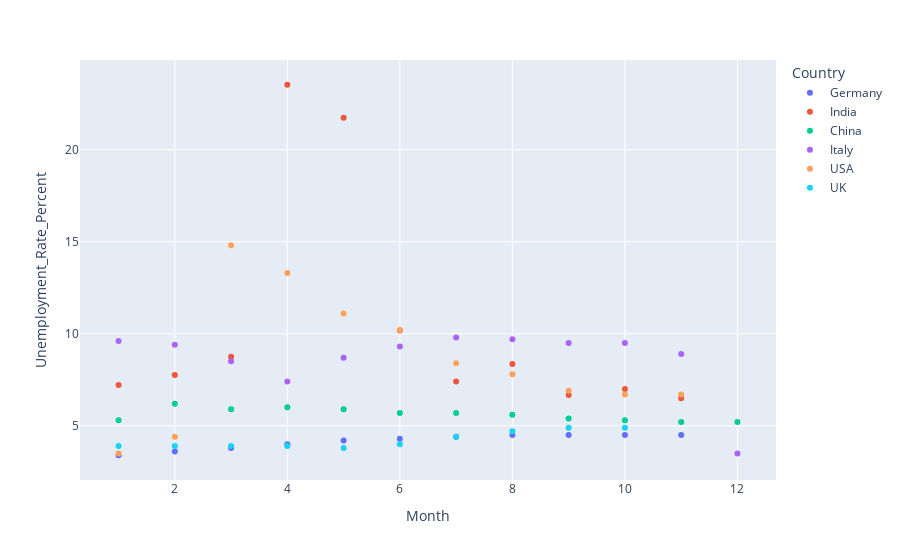

Notebook cell for this chart:
### Code cell
#Plotting unemployment rate 
df_unemployment_copy=df_unemployment
import plotly.express as px
fig = px.scatter(df_unemployment, x="Month", y="Unemployment_Rate_Percent",color="Country",hover_data=['Month', "Unemployment_Rate_Percent"]) #,width=1200, height=900,
fig.show()

### Figure 1 — Plotly figure (JSON) as saved in the notebook; plotly's stock layout.template omitted (floating-point values rounded to 4 significant figures)
{"data": [{"hovertemplate": "Country=Germany<br>Month=%{x}<br>Unemployment_Rate_Percent=%{y}<extra></extra>", "legendgroup": "Germany", "marker": {"color": "#636efa", "symbol": "circle"}, "mode": "markers", "name": "Germany", "orientation": "v", "showlegend": true, "type": "scatter", "x": [1, 2, 3, 4, 5, 6, 7, 8, 9, 10, 11, 12], "xaxis": "x", "y": [3.4, 3.6, 3.8, 4, 4.2, 4.3, 4.4, 4.5, 4.5, 4.5, 4.5, null], "yaxis": "y"}, {"hovertemplate": "Country=India<br>Month=%{x}<br>Unemployment_Rate_Percent=%{y}<extra></extra>", "legendgroup": "India", "marker": {"color": "#EF553B", "symbol": "circle"}, "mode": "markers", "name": "India", "orientation": "v", "showlegend": true, "type": "scatter", "x": [1, 2, 3, 4, 5, 6, 7, 8, 9, 10, 11, 12], "xaxis": "x", "y": [7.22, 7.76, 8.75, 23.52, 21.73, 10.18, 7.4, 8.35, 6.67, 7, 6.5, null], "yaxis": "y"}, {"hovertemplate": "Country=China<br>Month=%{x}<br>Unemployment_Rate_Percent=%{y}<extra></extra>", "legendgroup": "China", "marker": {"color": "#00cc96", "symbol": "circle"}, "mode": "markers", "name": "China", "orientation": "v", "showlegend": true, "type": "scatter", "x": [1, 2, 3, 4, 5, 6, 7, 8, 9, 10, 11, 12], "xaxis": "x", "y": [5.3, 6.2, 5.9, 6, 5.9, 5.7, 5.7, 5.6, 5.4, 5.3, 5.2, 5.2], "yaxis": "y"}, {"hovertemplate": "Country=Italy<br>Month=%{x}<br>Unemployment_Rate_Percent=%{y}<extra></extra>", "legendgroup": "Italy", "marker": {"color": "#ab63fa", "symbol": "circle"}, "mode": "markers", "name": "Italy", "orientation": "v", "showlegend": true, "type": "scatter", "x": [1, 2, 3, 4, 5, 6, 7, 8, 9, 10, 11, 12], "xaxis": "x", "y": [9.6, 9.4, 8.5, 7.4, 8.7, 9.3, 9.8, 9.7, 9.5, 9.5, 8.9, 3.5], "yaxis": "y"}, {"hovertemplate": "Country=USA<br>Month=%{x}<br>Unemployment_Rate_Percent=%{y}<extra></extra>", "legendgroup": "USA", "marker": {"color": "#FFA15A", "symbol": "circle"}, "mode": "markers", "name": "USA", "orientation": "v", "showlegend": true, "type": "scatter", "x": [1, 2, 3, 4, 5, 6, 7, 8, 9, 10, 11, 12], "xaxis": "x", "y": [3.5, 4.4, 14.8, 13.3, 11.1, 10.2, 8.4, 7.8, 6.9, 6.7, 6.7, null], "yaxis": "y"}, {"hovertemplate": "Country=UK<br>Month=%{x}<br>Unemployment_Rate_Percent=%{y}<extra></extra>", "legendgroup": "UK", "marker": {"color": "#19d3f3", "symbol": "circle"}, "mode": "markers", "name": "UK", "orientation": "v", "showlegend": true, "type": "scatter", "x": [1, 2, 3, 4, 5, 6, 7, 8, 9, 10, 11, 12], "xaxis": "x", "y": [3.9, 3.9, 3.9, 3.9, 3.8, 4, 4.4, 4.7, 4.9, 4.9, null, null], "yaxis": "y"}], "layout": {"legend": {"title": {"text": "Country"}, "tracegroupgap": 0}, "margin": {"t": 60}, "xaxis": {"anchor": "y", "domain": [0, 1], "title": {"text": "Month"}}, "yaxis": {"anchor": "x", "domain": [0, 1], "title": {"text": "Unemployment_Rate_Percent"}}}}
